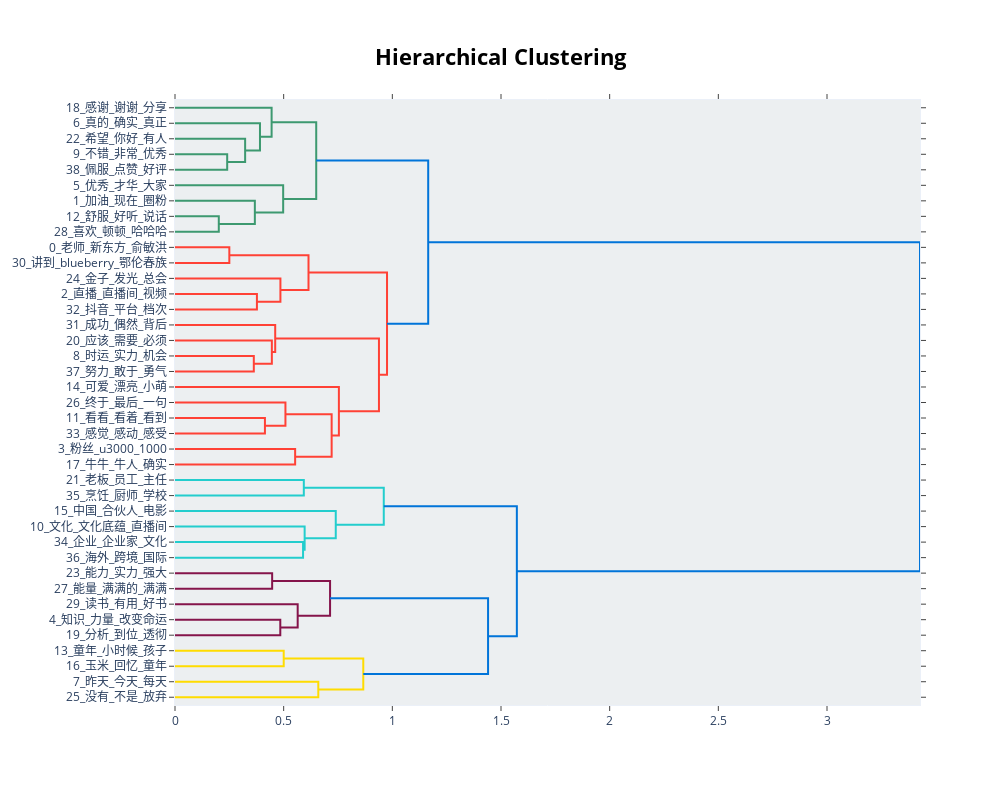

Source (notebook cell):
### Code cell
positive_model.visualize_hierarchy()

### Figure 1 — Plotly figure (JSON) as saved in the notebook; plotly's stock layout.template omitted (floating-point values rounded to 4 significant figures)
{"data": [{"hoverinfo": "text", "marker": {"color": "rgb(61,153,112)"}, "mode": "lines", "x": [0.0, 0.2402, 0.2402, 0.0], "xaxis": "x", "y": [-35.0, -35.0, -45.0, -45.0], "yaxis": "y", "type": "scatter"}, {"hoverinfo": "text", "marker": {"color": "rgb(61,153,112)"}, "mode": "lines", "x": [0.0, 0.3227, 0.3227, 0.2402], "xaxis": "x", "y": [-25.0, -25.0, -40.0, -40.0], "yaxis": "y", "type": "scatter"}, {"hoverinfo": "text", "marker": {"color": "rgb(61,153,112)"}, "mode": "lines", "x": [0.0, 0.391, 0.391, 0.3227], "xaxis": "x", "y": [-15.0, -15.0, -32.5, -32.5], "yaxis": "y", "type": "scatter"}, {"hoverinfo": "text", "marker": {"color": "rgb(61,153,112)"}, "mode": "lines", "x": [0.0, 0.4445, 0.4445, 0.391], "xaxis": "x", "y": [-5.0, -5.0, -23.75, -23.75], "yaxis": "y", "type": "scatter"}, {"hoverinfo": "text", "marker": {"color": "rgb(61,153,112)"}, "mode": "lines", "x": [0.0, 0.2015, 0.2015, 0.0], "xaxis": "x", "y": [-75.0, -75.0, -85.0, -85.0], "yaxis": "y", "type": "scatter"}, {"hoverinfo": "text", "marker": {"color": "rgb(61,153,112)"}, "mode": "lines", "x": [0.0, 0.3674, 0.3674, 0.2015], "xaxis": "x", "y": [-65.0, -65.0, -80.0, -80.0], "yaxis": "y", "type": "scatter"}, {"hoverinfo": "text", "marker": {"color": "rgb(61,153,112)"}, "mode": "lines", "x": [0.0, 0.4977, 0.4977, 0.3674], "xaxis": "x", "y": [-55.0, -55.0, -72.5, -72.5], "yaxis": "y", "type": "scatter"}, {"hoverinfo": "text", "marker": {"color": "rgb(61,153,112)"}, "mode": "lines", "x": [0.4445, 0.6498, 0.6498, 0.4977], "xaxis": "x", "y": [-14.38, -14.38, -63.75, -63.75], "yaxis": "y", "type": "scatter"}, {"hoverinfo": "text", "marker": {"color": "rgb(255,65,54)"}, "mode": "lines", "x": [0.0, 0.25, 0.25, 0.0], "xaxis": "x", "y": [-95.0, -95.0, -105.0, -105.0], "yaxis": "y", "type": "scatter"}, {"hoverinfo": "text", "marker": {"color": "rgb(255,65,54)"}, "mode": "lines", "x": [0.0, 0.3769, 0.3769, 0.0], "xaxis": "x", "y": [-125.0, -125.0, -135.0, -135.0], "yaxis": "y", "type": "scatter"}, {"hoverinfo": "text", "marker": {"color": "rgb(255,65,54)"}, "mode": "lines", "x": [0.0, 0.4851, 0.4851, 0.3769], "xaxis": "x", "y": [-115.0, -115.0, -130.0, -130.0], "yaxis": "y", "type": "scatter"}, {"hoverinfo": "text", "marker": {"color": "rgb(255,65,54)"}, "mode": "lines", "x": [0.25, 0.6143, 0.6143, 0.4851], "xaxis": "x", "y": [-100.0, -100.0, -122.5, -122.5], "yaxis": "y", "type": "scatter"}, {"hoverinfo": "text", "marker": {"color": "rgb(255,65,54)"}, "mode": "lines", "x": [0.0, 0.3626, 0.3626, 0.0], "xaxis": "x", "y": [-165.0, -165.0, -175.0, -175.0], "yaxis": "y", "type": "scatter"}, {"hoverinfo": "text", "marker": {"color": "rgb(255,65,54)"}, "mode": "lines", "x": [0.0, 0.4456, 0.4456, 0.3626], "xaxis": "x", "y": [-155.0, -155.0, -170.0, -170.0], "yaxis": "y", "type": "scatter"}, {"hoverinfo": "text", "marker": {"color": "rgb(255,65,54)"}, "mode": "lines", "x": [0.0, 0.461, 0.461, 0.4456], "xaxis": "x", "y": [-145.0, -145.0, -162.5, -162.5], "yaxis": "y", "type": "scatter"}, {"hoverinfo": "text", "marker": {"color": "rgb(255,65,54)"}, "mode": "lines", "x": [0.0, 0.4138, 0.4138, 0.0], "xaxis": "x", "y": [-205.0, -205.0, -215.0, -215.0], "yaxis": "y", "type": "scatter"}, {"hoverinfo": "text", "marker": {"color": "rgb(255,65,54)"}, "mode": "lines", "x": [0.0, 0.5082, 0.5082, 0.4138], "xaxis": "x", "y": [-195.0, -195.0, -210.0, -210.0], "yaxis": "y", "type": "scatter"}, {"hoverinfo": "text", "marker": {"color": "rgb(255,65,54)"}, "mode": "lines", "x": [0.0, 0.5528, 0.5528, 0.0], "xaxis": "x", "y": [-225.0, -225.0, -235.0, -235.0], "yaxis": "y", "type": "scatter"}, {"hoverinfo": "text", "marker": {"color": "rgb(255,65,54)"}, "mode": "lines", "x": [0.5082, 0.7208, 0.7208, 0.5528], "xaxis": "x", "y": [-202.5, -202.5, -230.0, -230.0], "yaxis": "y", "type": "scatter"}, {"hoverinfo": "text", "marker": {"color": "rgb(255,65,54)"}, "mode": "lines", "x": [0.0, 0.7541, 0.7541, 0.7208], "xaxis": "x", "y": [-185.0, -185.0, -216.2, -216.2], "yaxis": "y", "type": "scatter"}, {"hoverinfo": "text", "marker": {"color": "rgb(255,65,54)"}, "mode": "lines", "x": [0.461, 0.9385, 0.9385, 0.7541], "xaxis": "x", "y": [-153.8, -153.8, -200.6, -200.6], "yaxis": "y", "type": "scatter"}, {"hoverinfo": "text", "marker": {"color": "rgb(255,65,54)"}, "mode": "lines", "x": [0.6143, 0.9756, 0.9756, 0.9385], "xaxis": "x", "y": [-111.2, -111.2, -177.2, -177.2], "yaxis": "y", "type": "scatter"}, {"hoverinfo": "text", "marker": {"color": "rgb(0,116,217)"}, "mode": "lines", "x": [0.6498, 1.165, 1.165, 0.9756], "xaxis": "x", "y": [-39.06, -39.06, -144.2, -144.2], "yaxis": "y", "type": "scatter"}, {"hoverinfo": "text", "marker": {"color": "rgb(35,205,205)"}, "mode": "lines", "x": [0.0, 0.5927, 0.5927, 0.0], "xaxis": "x", "y": [-245.0, -245.0, -255.0, -255.0], "yaxis": "y", "type": "scatter"}, {"hoverinfo": "text", "marker": {"color": "rgb(35,205,205)"}, "mode": "lines", "x": [0.0, 0.5892, 0.5892, 0.0], "xaxis": "x", "y": [-285.0, -285.0, -295.0, -295.0], "yaxis": "y", "type": "scatter"}, {"hoverinfo": "text", "marker": {"color": "rgb(35,205,205)"}, "mode": "lines", "x": [0.0, 0.5965, 0.5965, 0.5892], "xaxis": "x", "y": [-275.0, -275.0, -290.0, -290.0], "yaxis": "y", "type": "scatter"}, {"hoverinfo": "text", "marker": {"color": "rgb(35,205,205)"}, "mode": "lines", "x": [0.0, 0.7397, 0.7397, 0.5965], "xaxis": "x", "y": [-265.0, -265.0, -282.5, -282.5], "yaxis": "y", "type": "scatter"}, {"hoverinfo": "text", "marker": {"color": "rgb(35,205,205)"}, "mode": "lines", "x": [0.5927, 0.9606, 0.9606, 0.7397], "xaxis": "x", "y": [-250.0, -250.0, -273.8, -273.8], "yaxis": "y", "type": "scatter"}, {"hoverinfo": "text", "marker": {"color": "rgb(133,20,75)"}, "mode": "lines", "x": [0.0, 0.447, 0.447, 0.0], "xaxis": "x", "y": [-305.0, -305.0, -315.0, -315.0], "yaxis": "y", "type": "scatter"}, {"hoverinfo": "text", "marker": {"color": "rgb(133,20,75)"}, "mode": "lines", "x": [0.0, 0.4845, 0.4845, 0.0], "xaxis": "x", "y": [-335.0, -335.0, -345.0, -345.0], "yaxis": "y", "type": "scatter"}, {"hoverinfo": "text", "marker": {"color": "rgb(133,20,75)"}, "mode": "lines", "x": [0.0, 0.5645, 0.5645, 0.4845], "xaxis": "x", "y": [-325.0, -325.0, -340.0, -340.0], "yaxis": "y", "type": "scatter"}, {"hoverinfo": "text", "marker": {"color": "rgb(133,20,75)"}, "mode": "lines", "x": [0.447, 0.7135, 0.7135, 0.5645], "xaxis": "x", "y": [-310.0, -310.0, -332.5, -332.5], "yaxis": "y", "type": "scatter"}, {"hoverinfo": "text", "marker": {"color": "rgb(255,220,0)"}, "mode": "lines", "x": [0.0, 0.5002, 0.5002, 0.0], "xaxis": "x", "y": [-355.0, -355.0, -365.0, -365.0], "yaxis": "y", "type": "scatter"}, {"hoverinfo": "text", "marker": {"color": "rgb(255,220,0)"}, "mode": "lines", "x": [0.0, 0.6594, 0.6594, 0.0], "xaxis": "x", "y": [-375.0, -375.0, -385.0, -385.0], "yaxis": "y", "type": "scatter"}, {"hoverinfo": "text", "marker": {"color": "rgb(255,220,0)"}, "mode": "lines", "x": [0.5002, 0.8663, 0.8663, 0.6594], "xaxis": "x", "y": [-360.0, -360.0, -380.0, -380.0], "yaxis": "y", "type": "scatter"}, {"hoverinfo": "text", "marker": {"color": "rgb(0,116,217)"}, "mode": "lines", "x": [0.7135, 1.44, 1.44, 0.8663], "xaxis": "x", "y": [-321.2, -321.2, -370.0, -370.0], "yaxis": "y", "type": "scatter"}, {"hoverinfo": "text", "marker": {"color": "rgb(0,116,217)"}, "mode": "lines", "x": [0.9606, 1.573, 1.573, 1.44], "xaxis": "x", "y": [-261.9, -261.9, -345.6, -345.6], "yaxis": "y", "type": "scatter"}, {"hoverinfo": "text", "marker": {"color": "rgb(0,116,217)"}, "mode": "lines", "x": [1.165, 3.428, 3.428, 1.573], "xaxis": "x", "y": [-91.64, -91.64, -303.8, -303.8], "yaxis": "y", "type": "scatter"}], "layout": {"autosize": false, "height": 785, "hovermode": "closest", "showlegend": false, "width": 1000, "xaxis": {"mirror": "allticks", "rangemode": "tozero", "showgrid": false, "showline": true, "showticklabels": true, "ticks": "outside", "type": "linear", "zeroline": false}, "yaxis": {"mirror": "allticks", "rangemode": "tozero", "showgrid": false, "showline": true, "showticklabels": true, "tickmode": "array", "ticks": "outside", "ticktext": ["18_感谢_谢谢_分享", "6_真的_确实_真正", "22_希望_你好_有人", "9_不错_非常_优秀", "38_佩服_点赞_好评", "5_优秀_才华_大家", "1_加油_现在_圈粉", "12_舒服_好听_说话", "28_喜欢_顿顿_哈哈哈", "0_老师_新东方_俞敏洪", "30_讲到_blueberry_鄂伦春族", "24_金子_发光_总会", "2_直播_直播间_视频", "32_抖音_平台_档次", "31_成功_偶然_背后", "20_应该_需要_必须", "8_时运_实力_机会", "37_努力_敢于_勇气", "14_可爱_漂亮_小萌", "26_终于_最后_一句", "11_看看_看着_看到", "33_感觉_感动_感受", "3_粉丝_u3000_1000", "17_牛牛_牛人_确实", "21_老板_员工_主任", "35_烹饪_厨师_学校", "15_中国_合伙人_电影", "10_文化_文化底蕴_直播间", "34_企业_企业家_文化", "36_海外_跨境_国际", "23_能力_实力_强大", "27_能量_满满的_满满", "29_读书_有用_好书", "4_知识_力量_改变命运", "19_分析_到位_透彻", "13_童年_小时候_孩子", "16_玉米_回忆_童年", "7_昨天_今天_每天", "25_没有_不是_放弃"], "tickvals": [-5.0, -15.0, -25.0, -35.0, -45.0, -55.0, -65.0, -75.0, -85.0, -95.0, -105.0, -115.0, -125.0, -135.0, -145.0, -155.0, -165.0, -175.0, -185.0, -195.0, -205.0, -215.0, -225.0, -235.0, -245.0, -255.0, -265.0, -275.0, -285.0, -295.0, -305.0, -315.0, -325.0, -335.0, -345.0, -355.0, -365.0, -375.0, -385.0], "type": "linear", "zeroline": false, "range": [-390.0, 0.0]}, "title": {"font": {"size": 22, "color": "Black"}, "text": "<b>Hierarchical Clustering", "x": 0.5, "xanchor": "center", "yanchor": "top"}, "hoverlabel": {"font": {"size": 16, "family": "Rockwell"}, "bgcolor": "white"}, "plot_bgcolor": "#ECEFF1"}}
